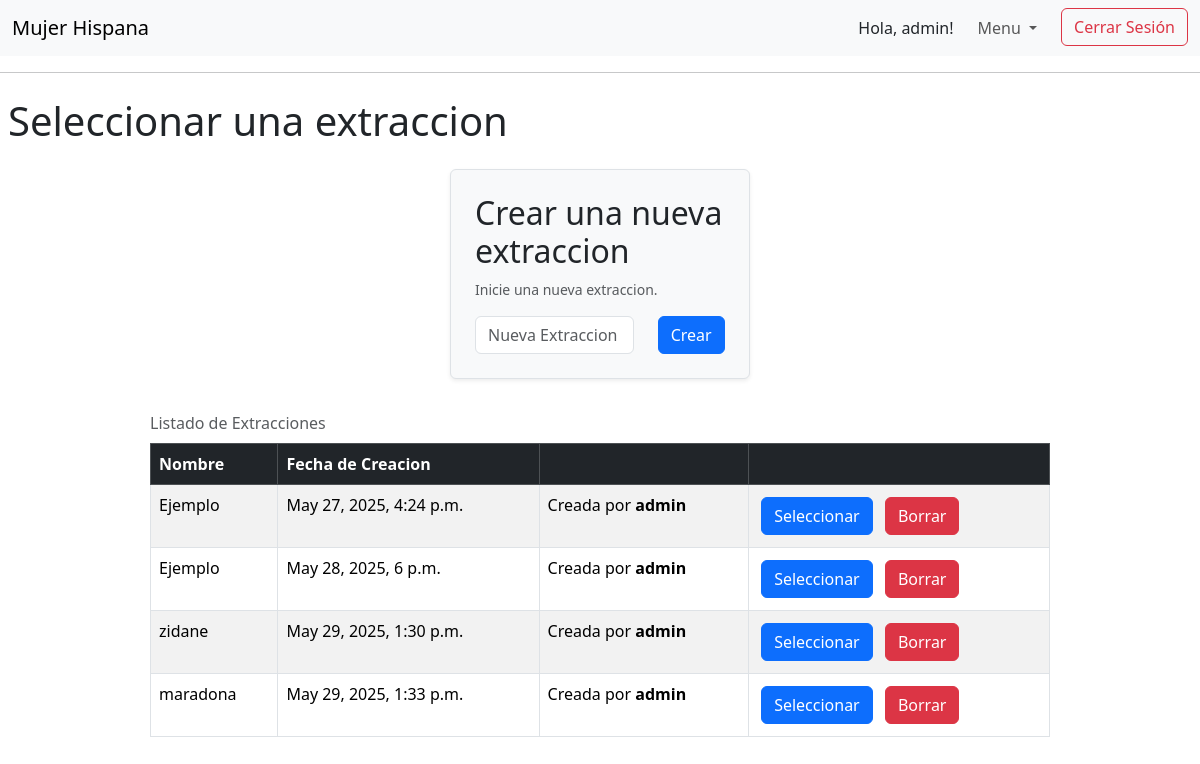
The page /extraccion/ (signed in) on the database its author committed.
### extraccion/models.py (models this page shows, shortened)
class Extraccion(models.Model):
    nombre = models.CharField(max_length=100, null=False, blank=False)
    fecha_creacion = models.DateTimeField(auto_now_add=True)
    usuario = models.ForeignKey(User, on_delete=models.DO_NOTHING, null=False, blank=False)

### extraccion/views.py (the view, shortened to what this page needs)
# urls.py: path('', views.mostrar_extracciones, name="mostrar_extracciones"),
def mostrar_extracciones(request):
    extracciones = Extraccion.objects.all()
    mensajes = []
    contexto = {
        "extracciones": extracciones,
    }
    return render(request, "extraccion/extracciones.html", contexto)

### templates/extraccion/extracciones.html (shortened to what this page needs)
{% extends "base.html" %}
{% block content %}
    <h1 class="my-4 ms-2">Seleccionar una extraccion</h1>
    <form method="POST" class="mb-4 p-4 border rounded bg-light shadow-sm w-25 mx-auto md-3">
        <h2>Crear una nueva extraccion</h2>
        <p class="form-text">Inicie una nueva extraccion.</p>
        <div class="row">
            <div class="col-md-8">
                <input type="text" name="nombreExtraccion" placeholder="Nueva Extraccion" class="form-control">
            </div>
            <div class="col">
                <input type="submit" name="btnCrear" value="Crear" class="btn btn-primary">
            </div>
        </div>
    </form>
    <div class="table-responsive w-75 mx-auto">
        <table id="registrosTable" class="table table-striped table-hover table-bordered caption-top">
            <caption>Listado de Extracciones</caption>
            <thead class="table-dark">
                <tr>
                    <th>Nombre</th>
                    <th>Fecha de Creacion</th>
                    <th></th>
                    <th></th>
                </tr>
            </thead>
            <tbody>
                {% for extraccion in extracciones %}
                <tr>
                    <td>{{ extraccion.nombre }}</td>
                    <td>{{ extraccion.fecha_creacion }}</td>
                    <td>Creada por <strong>{{ extraccion.usuario.username }}</strong></td>
                    <td>
                        <form method="POST">
                            <input name="btnSeleccionar" type="submit" value="Seleccionar" class="btn btn-primary m-1">
                            {% if user.is_staff %}
                            <input name="btnBorrar" type="submit" value="Borrar" class="btn btn-danger m-1">
                            {% endif %}
                        </form>
                    </td>
                </tr>
                {% endfor %}
            </tbody>
        </table>
    </div>
{% endblock %}

### templates/base.html (shortened to what this page needs)
<!DOCTYPE html>
<html lang="es">
<head>
    <link rel="stylesheet" type="text/css" href="https://cdn.datatables.net/2.0.7/css/dataTables.dataTables.min.css">
    <link href="https://cdn.jsdelivr.net/npm/bootstrap@5.3.3/dist/css/bootstrap.min.css" rel="stylesheet">
</head>
<body>
    <nav class="navbar navbar-expand-lg navbar-light bg-light">
        <div class="container-fluid">
            <a class="navbar-brand" href="{% url 'core:index' %}">Mujer Hispana</a>
            <div class="collapse navbar-collapse" id="navbarSupportedContent">
                <ul class="navbar-nav ms-auto mb-2 mb-lg-0">
                    {% if user.is_authenticated %}
                        <li class="nav-item me-auto ms-3 my-auto">
                            Hola, {{ user.username }}!
                        </li>
                        <li class="nav-item dropdown mx-3">
                            <a class="nav-link dropdown-toggle" href="#" id="navbarDropdown" role="button" data-bs-toggle="dropdown" aria-expanded="false">
                                Menu
                            </a>
                        </li>
                        <li class="nav-item">
                            <form method="post" action="{% url 'logout' %}" class="d-inline">
                                <button type="submit" class="btn btn-outline-danger">Cerrar Sesión</button>
                            </form>
                        </li>
                    {% endif %}
                </ul>
            </div>
        </div>
    </nav>
    <hr>
    {% block content %}
    {% endblock %}
</body>
</html>

### rows shown on the page
Extraccion: nombre "Ejemplo", fecha_creacion "May 27, 2025, 4:24 p.m.", usuario.username "admin"
Extraccion: nombre "Ejemplo", fecha_creacion "May 28, 2025, 6 p.m.", usuario.username "admin"
Extraccion: nombre "zidane", fecha_creacion "May 29, 2025, 1:30 p.m.", usuario.username "admin"
Extraccion: nombre "maradona", fecha_creacion "May 29, 2025, 1:33 p.m.", usuario.username "admin"

### other values the page prints
{{ user.username }} "admin"
